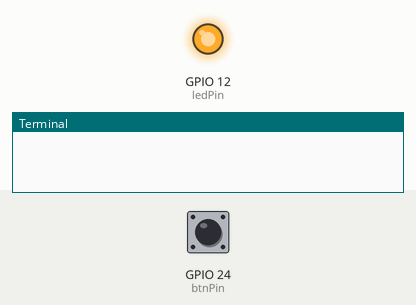
The program below on a simulated Raspberry Pi (BCM pin numbers). On the bench: output pins drawn as LEDs (lit = HIGH), the last lines printed to the terminal. Inputs (shaded band) come from the test bench; at power-on: GPIO 24 (btnPin) HIGH.

Above: at 1.2 s.
1.3 s: GPIO 24 (btnPin) pulled LOW for 0.15 s
At 2.5 s:
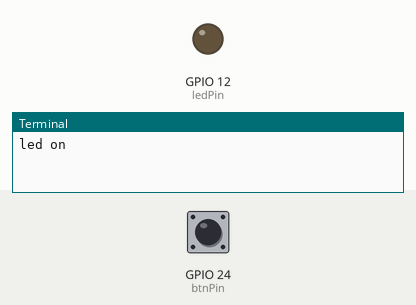
2.9 s: GPIO 24 (btnPin) pulled LOW for 1 s
At 3.8 s:
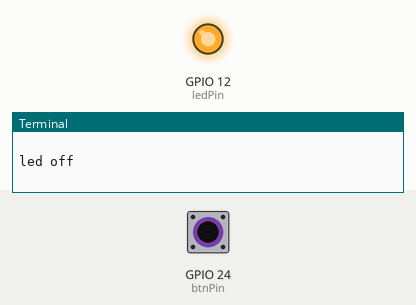
5.4 s: GPIO 24 (btnPin) pulled LOW for 3.2 s
At 5.7 s:
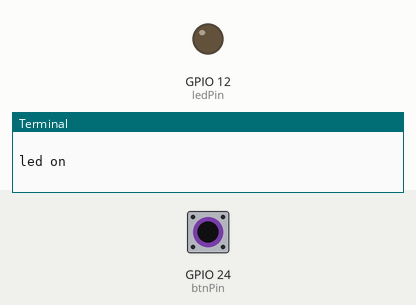
Timing chart, 0 to 8.4 s (numbered marks = the images above; inputs shaded):
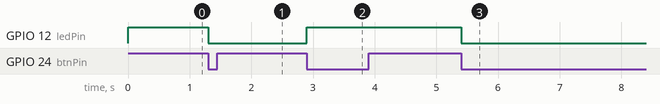

The program:

button.py
```python
import RPi.GPIO as GPIO
import time

ledPin = 12
btnPin = 24

led_status = 1

def setup():
    GPIO.setmode(GPIO.BCM)
    GPIO.setup(ledPin, GPIO.OUT)
    GPIO.setup(btnPin, GPIO.IN, pull_up_down=GPIO.PUD_UP)
    GPIO.output(ledPin, GPIO.HIGH)


def swLed(ev=None):
    global led_status
    led_status = not led_status
    GPIO.output(ledPin, led_status)
    if led_status == 1:
        print 'led off \n'
    else:
        print 'led on \n'

def loop():
    GPIO.add_event_detect(btnPin, GPIO.FALLING, callback=swLed, bouncetime=200)
    while True:
        time.sleep(1)

if __name__ == '__main__':
    setup()
    try:
        loop()
    except KeyboardInterrupt:
        destroy()
```

Measured:
- after the input at 1.3 s, GPIO 12 (ledPin): HIGH → LOW at once
- after the input at 2.9 s, GPIO 12 (ledPin): LOW → HIGH at once
- after the input at 5.4 s, GPIO 12 (ledPin): HIGH → LOW at once
